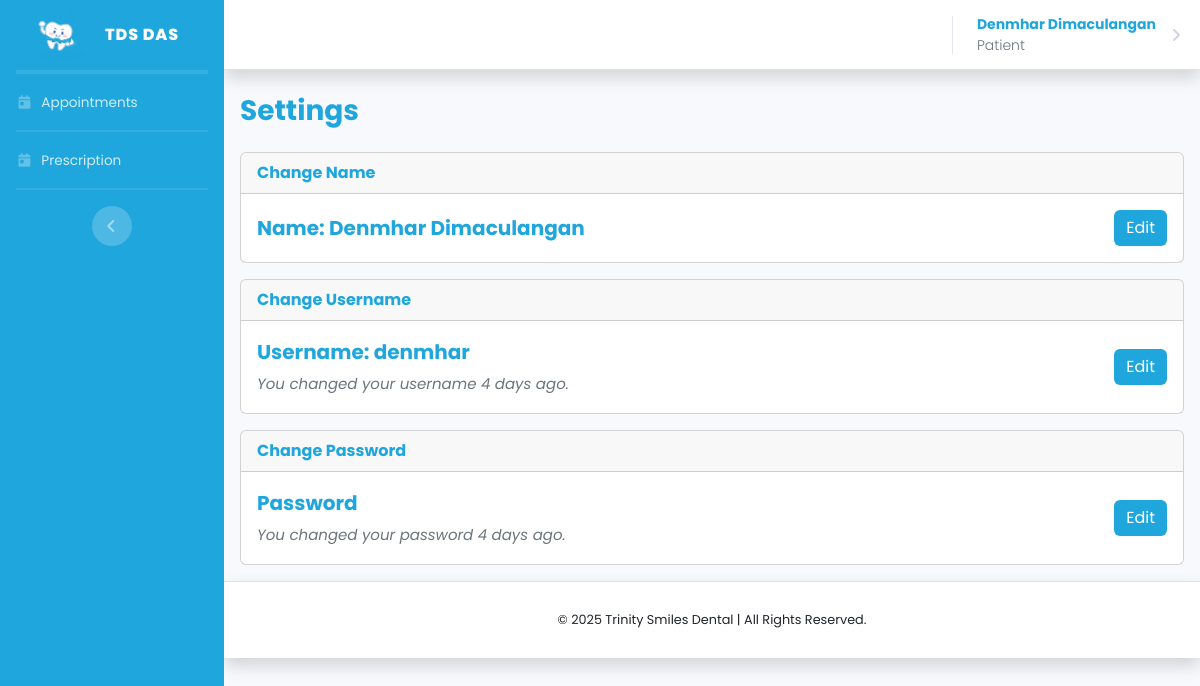
The page /pages/patient/settings.php (signed in) on the database its author committed.
### tables this page shows
CREATE TABLE `users` (
  `id` int(11) NOT NULL,
  `user_id` char(36) NOT NULL,
  `name` varchar(100) NOT NULL,
  `email` varchar(100) NOT NULL,
  `username` varchar(100) NOT NULL,
  `password` varchar(255) NOT NULL,
  `phone` varchar(20) NOT NULL,
  `role` enum('Patient','Dentist','Administrator') NOT NULL DEFAULT 'Patient',
  `created_at` timestamp NOT NULL DEFAULT current_timestamp(),
  `updated_at` timestamp NOT NULL DEFAULT current_timestamp() ON UPDATE current_timestamp(),
  `last_username_change` timestamp NOT NULL DEFAULT current_timestamp(),
  `last_password_change` timestamp NOT NULL DEFAULT current_timestamp()
);

### auth.php (called while the page is built, shortened)
<?php
function getFullname() {
    return isset($_SESSION['name']) ? $_SESSION['name'] : 'Guest User';
}
function getRole() {
    return isset($_SESSION['role']) ? $_SESSION['role'] : 'Guest Role';
}
function userID() {
    return isset($_SESSION['uid']) ? $_SESSION['uid'] : 'Guest UID';
}
?>

### pages/patient/settings.php (the view, shortened to what this page needs)
<?php
require_once $_SERVER['DOCUMENT_ROOT'] . '/dental-appointment-system/auth.php';
?>
<!DOCTYPE html>
<html lang="en">
<head>
    <link href="/dental-appointment-system/css/sb-admin-2.min.css" rel="stylesheet">
    <link rel="stylesheet" href="/dental-appointment-system/vendor/apexcharts/dist/apexcharts.css">
    <link href="https://cdn.jsdelivr.net/npm/bootstrap@5.3.5/dist/css/bootstrap.min.css" rel="stylesheet"
>
    <link rel="stylesheet" href="https://cdn.datatables.net/2.2.2/css/dataTables.bootstrap5.css">
    <link rel="stylesheet" href="https://cdn.datatables.net/buttons/3.2.2/css/buttons.dataTables.min.css">
    <link rel="stylesheet" href="/dental-appointment-system/css/dashboard.css">
    <link href="/dental-appointment-system/css/validate.css" rel="stylesheet">
    <link rel="stylesheet" href="https://cdnjs.cloudflare.com/ajax/libs/toastr.js/latest/toastr.min.css" />
</head>
<body id="page-top">
    <div id="wrapper">
        <ul class="navbar-nav bg-blue sidebar sidebar-dark accordion" id="accordionSidebar">
            <a class="sidebar-brand d-flex align-items-center justify-content-center">
                <div class="sidebar-brand-icon">
                    <img src="/dental-appointment-system/img/clockt.png" alt="Logo" width="60"
                        class="d-inline-block align-text-top">
                </div>
                <div class="sidebar-brand-text mx-3">TDS DAS</div>
            </a>
            <hr class="sidebar-divider my-0">
            <hr class="sidebar-divider mb-0">
            <li class="nav-item">
                <a class="nav-link" href="appointments.php">
                    <i class="fas fa-fw fa-calendar-day"></i>
                    <span>Appointments</span>
                </a>
            </li>
            <hr class="sidebar-divider mb-0">
            <li class="nav-item">
                <a class="nav-link" href="prescription.php">
                    <i class="fas fa-fw fa-calendar-day"></i>
                    <span>Prescription</span>
                </a>
            </li>
            <hr class="sidebar-divider d-none d-md-block">
            <div class="text-center d-none d-md-inline">
                <button class="rounded-circle border-0" id="sidebarToggle"></button>
            </div>
        </ul>
        <div id="content-wrapper" class="d-flex flex-column">
            <div id="content">
                <nav class="navbar navbar-expand navbar-light bg-white topbar mb-4 static-top shadow border-bottom">
                    <ul class="navbar-nav ml-auto">
                        <li class="nav-item dropdown me-2">
                            <a class="nav-link dropdown-toggle" href="#" id="userDropdown" role="button"
                                data-toggle="dropdown" aria-haspopup="true" aria-expanded="false">
                                <span
                                    class=" text-primary mr-2 small font-weight-bold"><?php echo getFullname(); ?><br><span
                                        class="text-secondary font-weight-light"><?php echo getRole(); ?></span></span>
                            </a>
                        </li>
                    </ul>
                </nav>
                <div class="container-fluid px-3">
                    <div class="d-flex align-items-center justify-content-between mb-4">
                        <h1 class="h3 mb-0 text-primary font-weight-bold">Settings</h1>
                    </div>
                    <?php
                    $id = userID();
                    if (!empty($id)) {
                        $stmt = mysqli_prepare($conn, "SELECT * FROM users WHERE user_id = ?");
                        mysqli_stmt_bind_param($stmt, "i", $id);
                        mysqli_stmt_execute($stmt);
                        $result = mysqli_stmt_get_result($stmt);
                        if ($result && mysqli_num_rows($result) > 0) {
                            $row = mysqli_fetch_assoc($result);
                        } else {
                            $row = null;
                        }
                    } else {
                        $row = null;
                    }
                    ?>
                    <div class="card mb-3">
                        <div class="card-header fw-bold text-primary">
                            <i class="bi bi-person-gear"></i> Change Name
                        </div>
                        <div class="card-body fs-5 fw-bold mb-0 d-flex justify-content-between align-items-center">
                            <p class="text-primary" style="margin-bottom: 0px;">Name:
                                <?php echo $row['name'] ?>
                            </p>
                            <button type="button" class="btn btn-book editnamebtn" data-bs-toggle="modal"
                                data-bs-target="#editNameModal">
                                <i class="bi bi-person-gear"></i> Edit
                            </button>
                        </div>
                    </div>
                    <div class="card mb-3">
                        <div class="card-header fw-bold text-primary">
                            <i class="bi bi-person-gear"></i> Change Username
                        </div>
                        <div class="card-body fs-5 fw-bold mb-0 d-flex justify-content-between align-items-center">
                            <p class="text-primary" style="margin-bottom: 0px;">Username:
                                <?php echo $row['username'] ?><br><span style="font-size: 15px;"
                                    class="text-secondary fw-normal fst-italic">
                                    <?php
                                    $lastUsernameChange = new DateTime($row['last_username_change']);
                                    $now = new DateTime();
                                    $interval = $lastUsernameChange->diff($now);
                                    if ($interval->y > 0) {
                                        if ($interval->y == 1) {
                                            echo "You changed your username " . $interval->format('%y year') . " ago.";
                                        } else {
                                            echo "You changed your username " . $interval->format('%y years') . " ago.";
                                        }
                                    } elseif ($interval->m > 0) {
                                        if ($interval->m == 1) {
                                            echo "You changed your username " . $interval->format('%m month') . " ago.";
                                        } else {
                                            echo "You changed your username " . $interval->format('%m months') . " ago.";
                                        }
                                    } elseif ($interval->d > 0) {
                                        if ($interval->d == 1) {
                                            echo "You changed your username " . $interval->format('%d day') . " ago.";
                                        } else {
                                            echo "You changed your username " . $interval->format('%d days') . " ago.";
                                        }
                                    } elseif ($interval->h > 0) {
                                        if ($interval->h == 1) {
                                            echo "You changed your username " . $interval->format('%h hour') . " ago.";
                                        } else {
                                            echo "You changed your username " . $interval->format('%h hours') . " ago.";
                                        }
                                    } elseif ($interval->i > 0) {
                                        if ($interval->i == 1) {
                                            echo "You changed your username " . $interval->format('%i minute') . " ago.";
                                        } else {
                                            echo "You changed your username " . $interval->format('%i minutes') . " ago.";
                                        }
                                    } else {
                                        if ($interval->s == 1) {
                                            echo "You changed your username " . $interval->format('%s second') . " ago.";
                                        } else {
                                            echo "You changed your username " . $interval->format('%s seconds') . " ago.";
                                        }
                                    } ?>
                            </p>
                            <button type="button" class="btn btn-book editbtn" data-bs-toggle="modal"
                                data-bs-target="#editUsernameModal">
                                <i class="bi bi-person-gear"></i> Edit
                            </button>
                        </div>
                    </div>
                    <div class="card mb-3">
                        <div class="card-header fw-bold text-primary">
                            <i class="bi bi-key-fill"></i> Change Password
                        </div>
                        <div class="card-body fs-5 fw-bold mb-0 d-flex justify-content-between align-items-center">
                            <p class="text-primary" style="margin-bottom: 0px;">Password
                                <br><span style="font-size: 15px;" class="text-secondary fw-normal fst-italic">
                                    <?php
                                    $lastPasswordChange = new DateTime($row['last_password_change']);
                                    $now = new DateTime();
                                    $interval = $lastPasswordChange->diff($now);
                                    if ($interval->y > 0) {
                                        if ($interval->y == 1) {
                                            echo "You changed your password " . $interval->format('%y year') . " ago.";
                                        } else {
                                            echo "You changed your password " . $interval->format('%y years') . " ago.";
                                        }
                                    } elseif ($interval->m > 0) {
                                        if ($interval->m == 1) {
                                            echo "You changed your password " . $interval->format('%m month') . " ago.";
                                        } else {
                                            echo "You changed your password " . $interval->format('%m months') . " ago.";
                                        }
                                    } elseif ($interval->d > 0) {
                                        if ($interval->d == 1) {
                                            echo "You changed your password " . $interval->format('%d day') . " ago.";
                                        } else {
                                            echo "You changed your password " . $interval->format('%d days') . " ago.";
                                        }
                                    } elseif ($interval->h > 0) {
                                        if ($interval->h == 1) {
                                            echo "You changed your password " . $interval->format('%h hour') . " ago.";
                                        } else {
                                            echo "You changed your password " . $interval->format('%h hours') . " ago.";
                                        }
                                    } elseif ($interval->i > 0) {
                                        if ($interval->i == 1) {
                                            echo "You changed your password " . $interval->format('%i minute') . " ago.";
                                        } else {
                                            echo "You changed your password " . $interval->format('%i minutes') . " ago.";
                                        }
                                    } else {
                                        if ($interval->s == 1) {
                                            echo "You changed your password " . $interval->format('%s second') . " ago.";
                                        } else {
                                            echo "You changed your password " . $interval->format('%s seconds') . " ago.";
                                        }
                                    } ?>
                            </p>
                            <button type="button" class="btn btn-book editpassbtn" data-bs-toggle="modal"
                                data-bs-target="#editPasswordModal">
                                <i class="bi bi-key-fill"></i> Edit
                            </button>
                        </div>
                    </div>
                </div>
                <footer class="sticky-footer bg-white shadow border-top mt-auto">
                    <div class="container my-auto">
                        <div class="copyright text-center my-auto">©
                            </span> Trinity Smiles Dental | All Rights Reserved.</span>
                        </div>
                    </div>
                </footer>
            </div>
        </div>
</body>
</html>

### css/dashboard.css (style rules this page uses)
* { margin: 0; padding: 0; box-sizing: border-box; font-family: "Poppins", sans-serif; scroll-behavior: smooth; }
.bg-blue { background-color: #1fa6dc; }
.btn-book { background-color: #1fa6dc !important; color: white; box-shadow: none !important; border: 0; }
.text-primary { color: #1fa6dc !important; }
.sidebar hr.sidebar-divider { border: #ffffff 1px solid; opacity: 0.10; }

### rows shown on the page
users: name "Denmhar Dimaculangan", username "denmhar", last_username_change "4 days", last_password_change "4 days"

### other values the page prints
getFullname() "Denmhar Dimaculangan"
getRole() "Patient"
